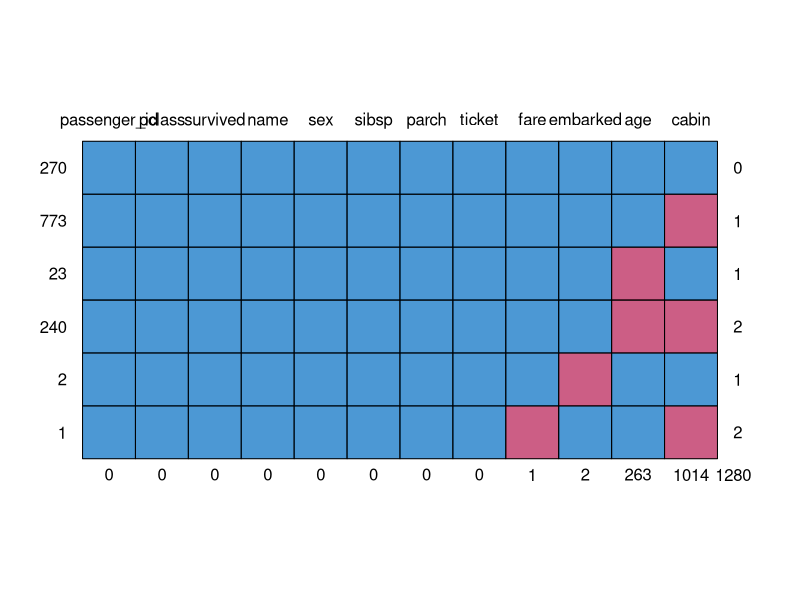
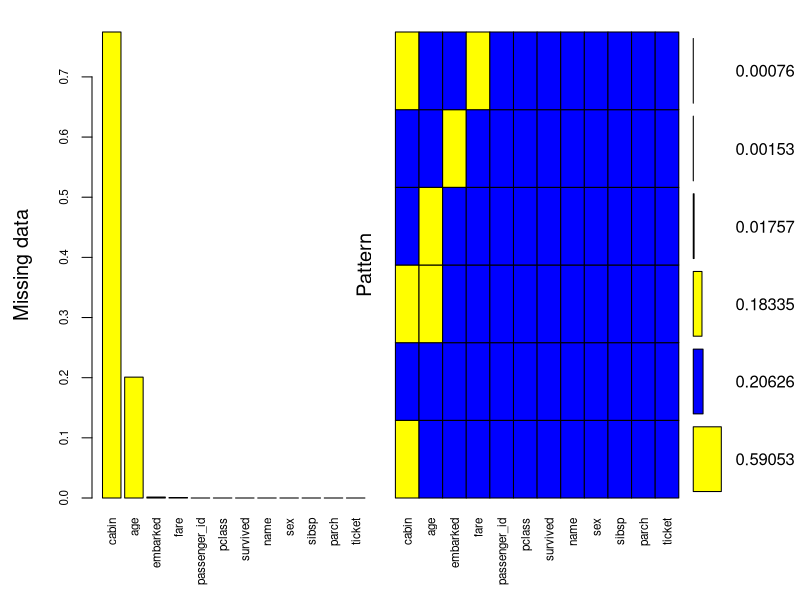
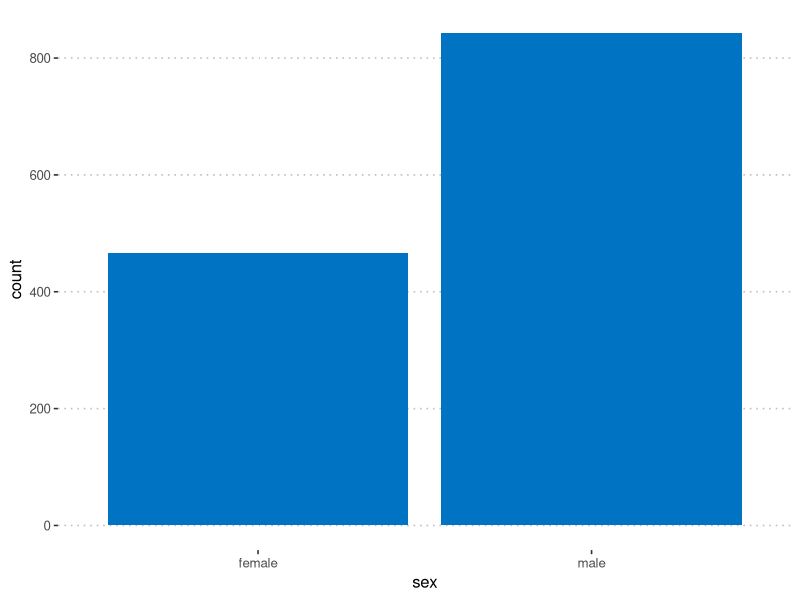
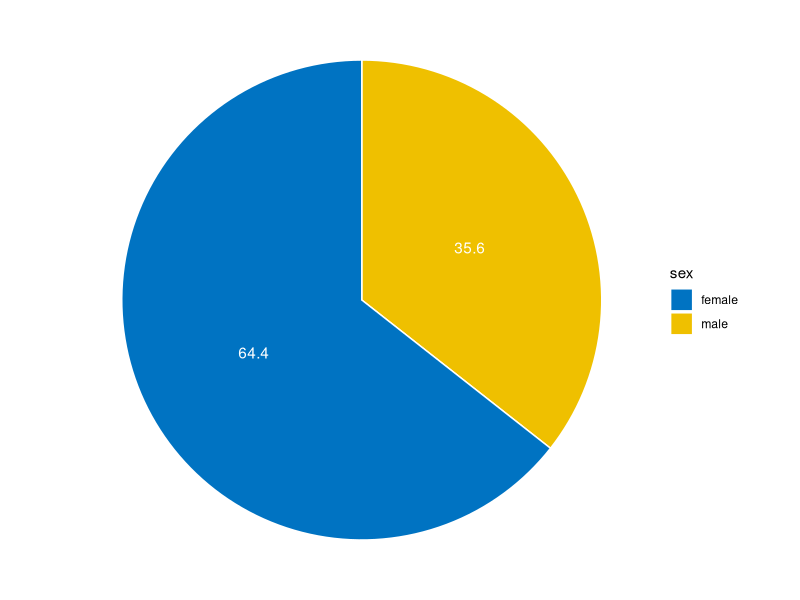
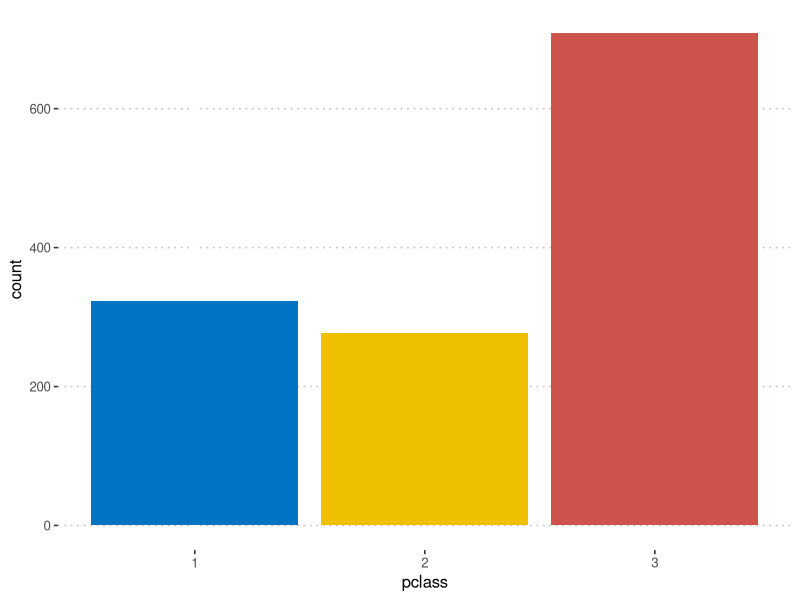
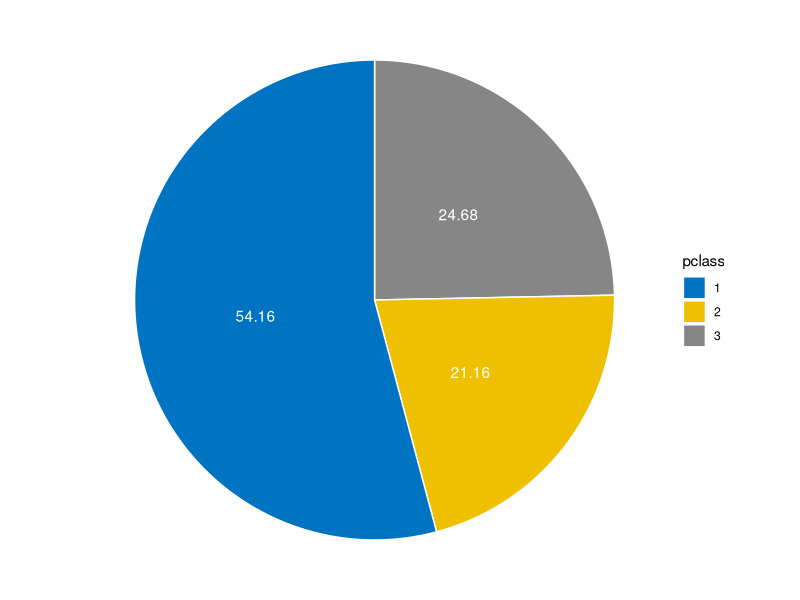
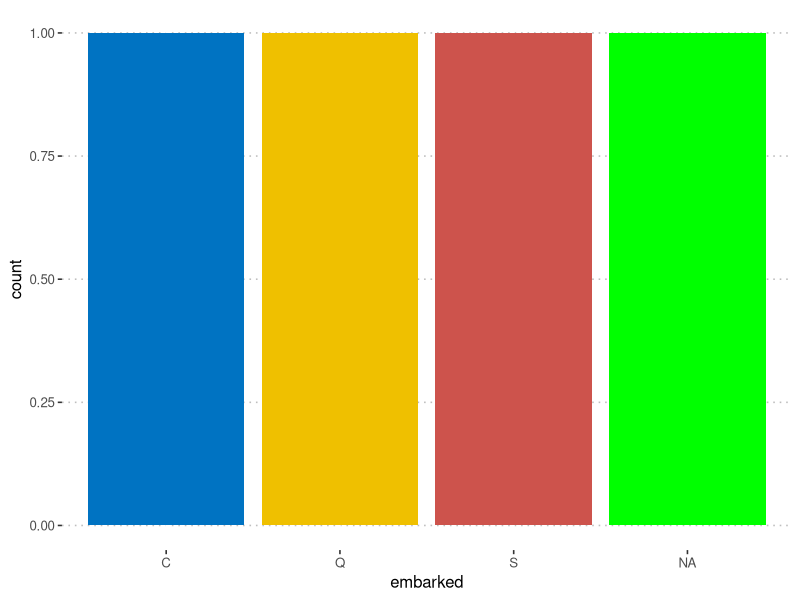
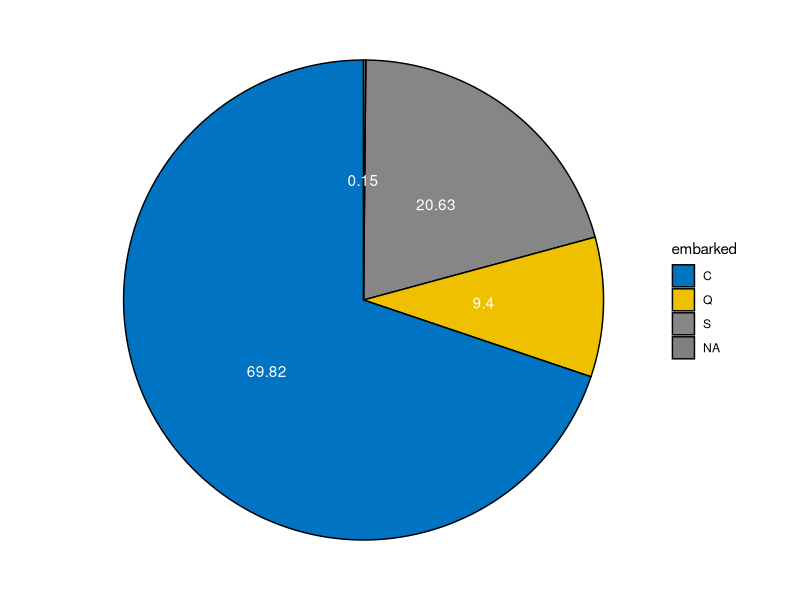

Write R code to recreate these figures, in order.
install.packages("mice")
library(mice)
install.packages("VIM")
install.packages("SparseM")
library(VIM)
library(SparseM)

#0 - reading data
dataset <- read.csv('titanicDataset.csv', header=TRUE)
workingData <- dataset
#1 - structure verification

#1.1 Missing values
workingData[workingData == ""] <- NA
countNA <- as.data.frame(sapply(workingData, function(x) sum(is.na(x))))

#age missing 263 times
#fare missing once
#cabin missing 1014 times
#embarked missing twice

#basic info about missing data for selected variables
md.pattern(workingData)

#more precise info about misisng data for variables
mice_plot <- aggr(workingData, col=c('blue','yellow'),
                  numbers=TRUE, sortVars=TRUE,
                  labels=names(workingData), cex.axis=.7,
                  gap=1, ylab=c("Missing data","Pattern"))

#1.2 # Data structure for sex, pclass, embarked
install.packages('plyr')
install.packages('ggpubr')
library(plyr)
library(ggplot2)
library(ggpubr)

# SEX - no missing data
#freq
sexStruct <- count(workingData, 'sex')
#female	466
#male	843
sexPercentages <- c()
for (row in 1:length(c(sexStruct$sex))) {
  sexPercentages <- append(sexPercentages,round((sexStruct$freq[row]/sum(sexStruct$freq))*100,digits=2))
}
sexStruct$percentages <- as.data.frame(sexPercentages)

sexStruct <- sexStruct %>%
  arrange(desc(sex)) %>%
  mutate(pos = round(cumsum(sexPercentages) - 0.5*sexPercentages, digits = 2))
sexStruct

#bar graph for sex
ggplot(workingData, aes(sex)) +
  geom_bar(fill = "#0073C2FF") +
  theme_pubclean()

mycols <- c("#0073C2FF", "#EFC000FF", "#868686FF", "#CD534CFF")
ggplot(sexStruct, aes(x = "", y = sexPercentages, fill = sex)) +
  geom_bar(width = 1, stat = "identity", color = "white") +
  coord_polar("y", start = 0)+
  geom_text(aes(y = pos, label = sexPercentages), color = "white")+
  scale_fill_manual(values = mycols) +
  theme_void()


#PCLASS - nomissing data
#freq
pclassStruct <- count(workingData, 'pclass')
#1	323
#2	277
#3 709
pclassPercentages <- c()
for (row in 1:length(c(pclassStruct$pclass))) {
  pclassPercentages <- append(pclassPercentages,round((pclassStruct$freq[row]/sum(pclassStruct$freq))*100,digits=2))
}
pclassStruct$percentages <- as.data.frame(pclassPercentages)

pclassStruct <- pclassStruct %>%
  arrange(desc(pclass)) %>%
  mutate(pos = round(cumsum(pclassPercentages) - 0.5*pclassPercentages, digits = 2))
pclassStruct

pclassStruct$pclass <- as.factor(pclassStruct$pclass)

#bar graph for pclass
ggplot(workingData, aes(pclass)) +
  geom_bar(fill = c("#0073C2FF", "#EFC000FF", "#CD534CFF")) +
  theme_pubclean()

mycols <- c("#0073C2FF", "#EFC000FF", "#868686FF", "#CD534CFF")
ggplot(pclassStruct, aes(x = "", y = pclassPercentages, fill = pclass)) +
  geom_bar(width = 1, stat = "identity", color = "white") +
  coord_polar("y", start = 0)+
  geom_text(aes(y = pos, label = pclassPercentages), color = "white")+
  scale_fill_manual(values = mycols) +
  theme_void()


#EMBARKED - 2 missing values -> skipping NA
#freq
embarkedStruct <- count(workingData, 'embarked')
#C	270
#Q	123
#S 914
#NA - unspecified 

embarkedPercentages <- c()
for (row in 1:length(c(embarkedStruct$embarked))) {
  embarkedPercentages <- append(embarkedPercentages,round((embarkedStruct$freq[row]/sum(embarkedStruct$freq))*100,digits=2))
}
embarkedStruct$percentages <- as.data.frame(embarkedPercentages)

embarkedStruct <- embarkedStruct %>%
  arrange(desc(embarked)) %>%
  mutate(pos = round(cumsum(embarkedPercentages) - 0.5*embarkedPercentages, digits = 2))
embarkedStruct

#embarkedStruct$embarked <- as.factor(embarkedStruct$embarked)

#bar graph for embarked
ggplot(embarkedStruct, aes(embarked)) +
  geom_bar(fill = c("#0073C2FF", "#EFC000FF", "#CD534CFF",'GREEN')) +
  theme_pubclean()

mycols <- c("#0073C2FF", "#EFC000FF", "#868686FF")
ggplot(embarkedStruct, aes(x = "", y = embarkedPercentages, fill = embarked)) +
  geom_bar(width = 1, stat = "identity", color = "black") +
  coord_polar("y", start = 0)+
  geom_text(aes(y = pos, label = embarkedPercentages), color = "white")+
  scale_fill_manual(values = mycols) +
  theme_void()


#2 - frequencies, percentages for survived
#freq
survivedStruct <- count(workingData, 'survived')
#0 - not survived - 809
#1 - survived - 500

survivedPercentages <- c()
for (row in 1:length(c(survivedStruct$survived))) {
  survivedPercentages <- append(survivedPercentages,round((survivedStruct$freq[row]/sum(survivedStruct$freq))*100,digits=2))
}

survivedStruct$percentages <- as.data.frame(survivedPercentages)
#0 - not survived - 61,8%
#1 - survived - 38,2%

#3 -> point #1

#4 - descriptive statistics for age
summary(workingData$age)

#not applying imputations -> 263 values missing
#min - 0.1667 -> Youngest person was a baby younger than a year
#max - 80.00 -> Oldest person was 80 years old
#avg - 29.88 -> The average of age among titanic passengers was 29.88 years
#med - 28.00 -> The median of age among titanic passengers was 28.00 years
#Q1 - 21.00 -> 25% of titanic passengers were in the age <= 21.00 years and 75% of passengers were in the age >= 21.00
#Q3 - 39.00 -> 75% of titanic passengers were in the age <= 39.00 years and 25% of passengers were in thhe age >= 39.00 

ageHist <- hist(workingData$age,
     main="Histogram of titanic passengers' age",
     xlab="Age",
     ylab="Number of passengers",
     col="red",
     freq=TRUE
)
text(ageHist$mids,ageHist$counts,labels=ageHist$counts, adj=c(0.5, -0.5))

#4 - descriptive statistics for fare
summary(workingData$fare)

#not applying imputations -> 1 value missing
#min - 0.000 -> We can quess -> some people were traveling for free (invitation, reward etc.)
#max - 512.329 -> Value of most expensive ticket was 512.32 in unspecified currency
#avg - 33.295 -> The average of ticket prices paid by the passengers was 33.29 in uspecified currency
#med - 14.454 -> The median value of ticket price paid by the passengers was 14.45 in unspecified currency
#Q1 - 7.896 -> 25% of titanic passengers had to pay a price <= 7.89 and 75% of them had to pay >= 7.89
#Q3 - 31.275 -> 75% of titanic passengers had to pay a price <= 31.27  and 25% of them had to pay >= 31.27 

priceHist <- hist(workingData$fare,
     main="Histogram of titanic ticket prices",
     xlab="Fare value",
     yLab="Number of tickets in specific price",
     col="red",
     freq=TRUE,
     xlim=c(0,520)
)
text(priceHist$mids,priceHist$counts,labels=priceHist$counts, adj=c(0.5, -0.5))

#5 Scatterplot for age & price

attach(mtcars)
plot(workingData$age, workingData$fare, main="Age vs Price", 
     xlab="Age ", ylab="Price for ticket", pch=19, col='blue')
abline(lm(workingData$fare~workingData$age), col="red") 

#Whe should consider removing outliers for maximising predicition rate

cor.test(workingData$age, workingData$fare, method="pearson")
#H0: correlation = 0
#H1: correlation != 0
#p-val -> <0.05
#=> H1 -> cor - 0.1787394 -> weak positive correlation. 
#Indicates a weak linear relationship between the variables -> the age does not define the price of the ticket

#6 spliting for training and test set with seed 
#ommiting rows with NA values in dataset
fullDataset <- na.omit(workingData)
require(caTools)

set.seed(123) 
sample = sample.split(fullDataset,SplitRatio = 0.70) 
trainingSet =subset(fullDataset,sample ==TRUE) #180 observations
testSet=subset(fullDataset, sample==FALSE) #90 observations

#7 
#SURVIVED FOR TEST SET

#freq
testSetSurvivedStruct <- count(testSet, 'survived')

testSetSurvivedPercentages <- c()
for (row in 1:length(c(testSetSurvivedStruct$survived))) {
  testSetSurvivedPercentages <- append(testSetSurvivedPercentages,round((testSetSurvivedStruct$freq[row]/sum(testSetSurvivedStruct$freq))*100,digits=2))
}

testSetSurvivedStruct$percentages <- as.data.frame(testSetSurvivedPercentages)
#0 - not survived - 35 people | 38,89%
#1 - survived - 55 people | 61,11%


#SURVIVED FOR TRAINING SET

#freq
trainingSetSurvivedStruct <- count(trainingSet, 'survived')
trainingSetSurvivedPercentages <- c()
for (row in 1:length(c(trainingSetSurvivedStruct$survived))) {
  trainingSetSurvivedPercentages <- append(trainingSetSurvivedPercentages,round((trainingSetSurvivedStruct$freq[row]/sum(trainingSetSurvivedStruct$freq))*100,digits=2))
}

trainingSetSurvivedStruct$percentages <- as.data.frame(trainingSetSurvivedPercentages)
#0 - not survived - 55 people | 30,56%
#1 - survived - 125 people | 69,44%

#BACK TO 6 -> spliting without ommitin NA rows
set.seed(123) 
sampleProper = sample.split(workingData,SplitRatio = 0.70) 
trainingSetProper =subset(workingData,sampleProper ==TRUE) #873 observations
testSetProper =subset(workingData, sampleProper==FALSE) #436 observations

#8 Replace missing values in Embarked with "S" for both sets
trainingSetProper$embarked[is.na(trainingSetProper$embarked)] <- "S"
testSetProper$embarked[is.na(testSetProper$embarked)] <- "S"

#9 -> before replacing duplicating datasets for A and B points
trainingSetProperA <- trainingSetProper
trainingSetProperB <- trainingSetProper
testSetProperA <- testSetProper
testSetProperB <- testSetProper

#9+10 A 
#mean for age for full dataset
summary(workingData$age) #-> 29.881

#simple replace with mean for training and test set for Age values
trainingSetProperA$age[is.na(trainingSetProperA$age)] <- 29.8810
testSetProperA$age[is.na(testSetProperA$age)] <- 29.8810


#9+10 B
#USING HMISC IMPUTATION METHOD
install.packages("Hmisc")
install.packages("survival")
library(Hmisc)
library(survival)

#TRAINING SET
#preview for some NA values
head(trainingSetProperB$age, n=30)

#add new column with imputed values
trainingSetProperB$imputed_age <- with(trainingSetProperB, impute(age,median))
#check where it was imputed compare original with imputed in dataset
head(trainingSetProperB$imputed_age, n=30)

#TEST SET
#preview for some NA values
head(testSetProperB$age, n=30)

#add new column with imputed values
testSetProperB$imputed_age <- with(testSetProperB, impute(age,median))
#check where it was imputed compare original with imputed in dataset
head(testSetProperB$imputed_age, n=30)

#11 & 12 Setting Generalized Linear Model for Logit Regression with LOGIT link function
install.packages("tidyverse")
library(tidyverse)

selectedDatasetA <- trainingSetProperA %>% select('age','sex','pclass','embarked','survived')
selectedTestDatasetA <- testSetProperA %>% select('age','sex','pclass','embarked','survived')

#replacing pclass for factors 
selectedDatasetA$pclass[selectedDatasetA$pclass == 1] <- "first"
selectedDatasetA$pclass[selectedDatasetA$pclass == 2] <- "second"
selectedDatasetA$pclass[selectedDatasetA$pclass == 3] <- "third"

selectedTestDatasetA$pclass[selectedTestDatasetA$pclass == 1] <- "first"
selectedTestDatasetA$pclass[selectedTestDatasetA$pclass == 2] <- "second"
selectedTestDatasetA$pclass[selectedTestDatasetA$pclass == 3] <- "third"

write.csv(selectedDatasetA, "trainingDatasetA", )

#simple linear regression using general linear model
modelGLM <- glm(formula = survived ~ .,family=binomial,data=selectedDatasetA)
#details of logistic regression
summary(modelGLM)

#significant factors - sex, pclass, age, embarked is not significant -> not taking into the account during further analysis
#AIC for comparing models - 844.1 
#model formula
#hasSurvived = 3.496 - 0.03(age) - 2.44(the patient is male) - 1.0596(travelingBy2ndClass) - 1.879115(travelingBy3rdClass) - 0.595(GotOnBoarnInPortQ) -0.4122(GotOnBoardInPortS)
#Along with increase of age by 1 year the chances of survival were decreasing by 3% ceteris paribus
#Changes of survival for men were decreased by 244% than in case of female ceteris paribus
#Chances of survival for passengers traveling in the second class were lower by 105.9% than for passengers traveling in first class ceteris paribus
#Chances of survival for pasengers traveling in third class were lower by 187,9% than for passengers traveling first class ceteris paribus

#predicted probability, response - gives probabilities in one vector
pred_probability <- predict(modelGLM, type = 'response', newdata = selectedTestDatasetA[1:4])
#set of all probabilities for each record in test dataset
pred_probability
#vector of predicted values for chance of survival 1- yes 0 - no
predY_A <- ifelse(pred_probability > 0.5, 1, 0)
predY_A

#add column to testSet to visualy verify succesfull prdictions by comparing records from the dataset
selectedTestDatasetA$predictedGLM <- predY_A

write.csv(selectedTestDatasetA, "predictedTestDatasetGLM.csv", )

#confusion matrix
confMatrixGLM <- table(selectedTestDatasetA$survived,predY_A)
confMatrixGLM

#accuracy => (TP + TN) / (TP + TN + FP + FN) => 0.793578 ~ 79,4% success in predicting survived cases
ACC_GLM = (110 + 236) / (110 + 236 + 44 + 46)
ACC_GLM
#sensitivity => TP/(TP+FN) => 0.7051282 ~ 70,5% success in predicting the real survived cases -> Quite ok
SENS_GLM <- 110/(110+46)
SENS_GLM
#specificity => TN/(FP+TN) => 0.8428571 ~ 84,2% -> success in predicting real not survived cases => Quite good
SPEC_GLM <- 236/(44+236)
SPEC_GLM

library(pROC)
#AUC + ROC
gGLM <- roc(survived ~ pred_probability, data = selectedTestDatasetA[1:5])
gGLM
#AUC => 0.8462 >0.5 => 84.6% 
plot(gGLM, print.auc = TRUE, xlab="False Positive Percentage", ylab="True Positive Percentage")

#Ginie Score  (2*AUC)-1 => 0.6924 ~ in 69% the model is perfect
ginieGLM <- (2*0.8462)-1
ginieGLM

#F1 score => 
#precision = TP / (TP + FP) 
#recall = TP / (TP + FN) => SENSITIVITY

precisionGLM <- 110/(110+44)
recallGLM <- SENS_GLM
#F1 = 2((precision x recall)/(precision + recall))
F1ScoreGLM <- 2*((precisionGLM*recallGLM)/(precisionGLM+recallGLM))
F1ScoreGLM

#F1 score = 0.7096774 => 70,9 % sucessful prediction score

install.packages("pscl")
library(pscl)

#counting pseudo R2 to validate model fit
pR2(modelGLM) #McFadden pR2 > 0.3231 -> ~ 32% - quite low 
library(ROCR) 
#measuring accuracy with test set
fitted.results <- predict(modelGLM,selectedTestDatasetA)
fitted.results <- ifelse(fitted.results > 0.5,1,0)

misClasificError <- mean(fitted.results != selectedTestDatasetA$survived)
print(paste('Accuracy',1-misClasificError))

#Accuracy 0.793577" # => 0.79355 => 79.35% success prediction for testSet 


#13 & 14 Random forrest
selectedDatasetRandomForest <- trainingSetProperA %>% select('age','sex','pclass','embarked','survived')
selectedTestDatasetRandomForest <- testSetProperA %>% select('age','sex','pclass','embarked','survived')

#make dependent variable categorical
selectedDatasetRandomForest$survived <- as.factor(selectedDatasetRandomForest$survived)

#random forest classification
library(randomForest)
rForest <- rf <- randomForest(
  survived ~ .,
  data=selectedDatasetRandomForest
)

rForest
summary(rForest)

rForest$terms

#results
#OOB estimate of  error rate: 20.62%
#Confusion matrix:
#  0   1 class.error
#0 482  45  0.08538899
#1 135 211  0.39017341

#error misclasified to total observations - 19.72%
#accuracy = 1-OOB => 80,28% => it's quite ok
#accuracy => (TP + TN) / (TP + TN + FP + FN) => 0.7938144 ~ 79,4% success in predicting survived cases => very simillar to GLM model
ACC_RF = (211 + 482) / (211 + 482 + 45 + 135)
ACC_RF
#sensitivity => TP/(TP+FN) => 0.6098266 ~ 60,9% success in predicting the real survived cases -> Lower success rate than in case of GLM
SENS_RandomForest <- 211/(211+135)
SENS_RandomForest
#specificity => TN/(FP+TN) => 0.914611 ~ 91,4% -> the success in predicting real not survived cases is better for Random Forest than for GLM
SPEC_RandomForest <- 482/(45+482)
SPEC_RandomForest

#prediction on test set
predictionRF <- predict(rForest, newdata = selectedTestDatasetRandomForest[1:4])
confMatrixRF <- table(selectedTestDatasetRandomForest$survived,predictionRF)
confMatrixRF

#accuracy => (TP + TN) / (TP + TN + FP + FN) => 0.8119266 ~ 81,19% success in predicting survived cases
ACC_RFTest = (94 + 260) / (94 + 260 + 22 + 60)
ACC_RFTest
#sensitivity => TP/(TP+FN) => 0.8103448 ~ 81,0% success in predicting the real survived cases
SENS_RFTest <- 94/(94+22)
SENS_RFTest
#specificity => TN/(FP+TN) => 0.8125 ~ 81,25% -> the success in predicting real not survived cases
SPEC_RFTest <- 260/(60+260)
SPEC_RFTest

#add column to testSet to verify succesfull prdictions by comparing records from the dataset
selectedTestDatasetRandomForest$predictedRF <- predictionRF

write.csv(selectedTestDatasetRandomForest, "predictedTestDatasetRandomForest.csv", )

library(pROC)
#AUC + ROC
predictionRF2 <- predict(rForest, newdata = selectedTestDatasetRandomForest[1:4], type = 'prob')
predictionRF2
gRandomForest <- roc(as.numeric(selectedTestDatasetRandomForest$survived),predictionRF2[,2])
gRandomForest

#AUC => 0.8436 >0.5 => 84.36% 
plot(gRandomForest, print.auc = TRUE, xlab="False Positive Percentage", ylab="True Positive Percentage")

#Ginie Score  (2*AUC)-1 => 0.6872 ~ in 68,72% the model is perfect
ginieRF <- (2*0.8436)-1
ginieRF

#F1 score => 
#precision = TP / (TP + FP) 
#recall = TP / (TP + FN) => SENSITIVITY

#accuracy => (TP + TN) / (TP + TN + FP + FN) => 0.8119266 ~ 81,19% success in predicting survived cases
ACC_RFTest = (94 + 260) / (94 + 260 + 22 + 60)
ACC_RFTest

precisionRF <- 94/(94+22)
recallRF <- SENS_RandomForest
#F1 = 2((precision x recall)/(precision + recall))
F1ScoreRF <- 2*((precisionRF*recallRF)/(precisionRF+recallRF))
F1ScoreRF

#F1 score =0.6959298 => 69,59 % sucessful prediction score
